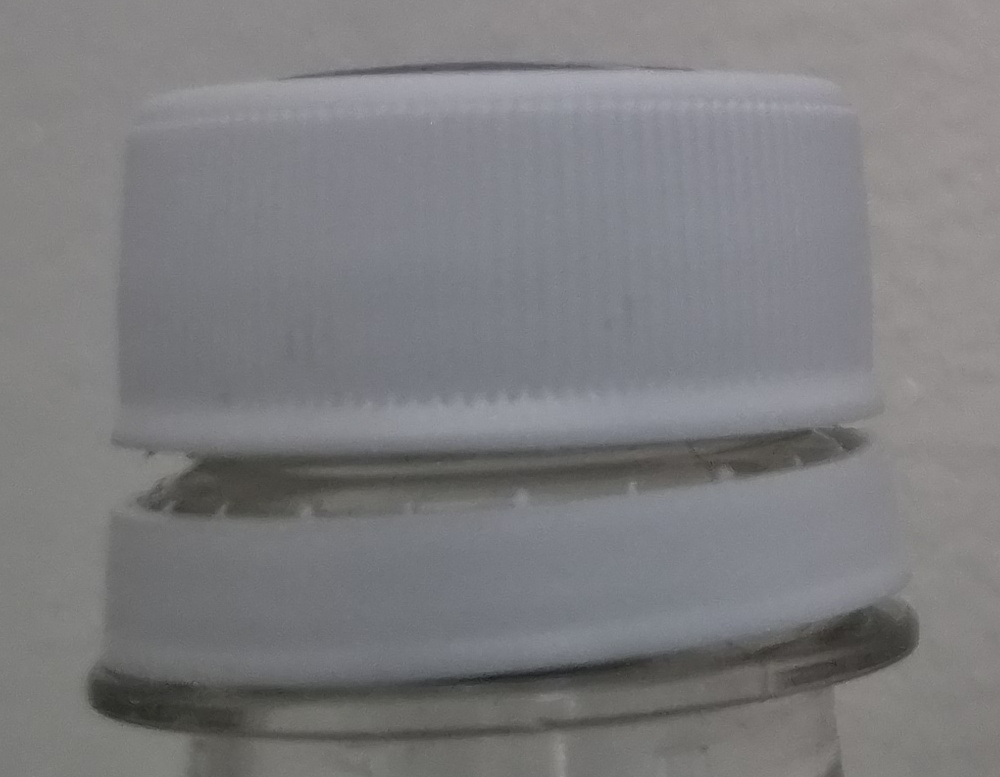
#> input picture sub9/samples/day02/challenge.jpg, 1000 x 777 px, found by its file name
$ python 12_clahe.py
#> lines starting #> are read from the running program, lines starting #| are printed output that depends on the picture
from pathlib import Path

import cv2


# --------------------------------------------------
# 사용할 이미지 경로
# --------------------------------------------------

reference_path = Path(
    "samples/day02/challenge.jpg"
)

low_contrast_path = Path(
    "samples/day02/low_contrast.jpg"
)

output_dir = Path(
    "outputs/day02/clahe"
)

output_dir.mkdir(
    parents=True,
    exist_ok=True,
)


# --------------------------------------------------
# 기준 ROI 이미지 읽기
# --------------------------------------------------

reference = cv2.imread(
    str(reference_path)
)
#> reference is the input picture: shape (777, 1000, 3); mean B, G, R 127.3, 125, 125.1

if reference is None:
    raise FileNotFoundError(
        f"기준 이미지를 읽지 못했습니다: "
        f"{reference_path}"
    )


# --------------------------------------------------
# 실습용 저대비 이미지 만들기
# --------------------------------------------------

low_contrast = cv2.convertScaleAbs(
    reference,
    alpha=0.35,
    beta=80,
)
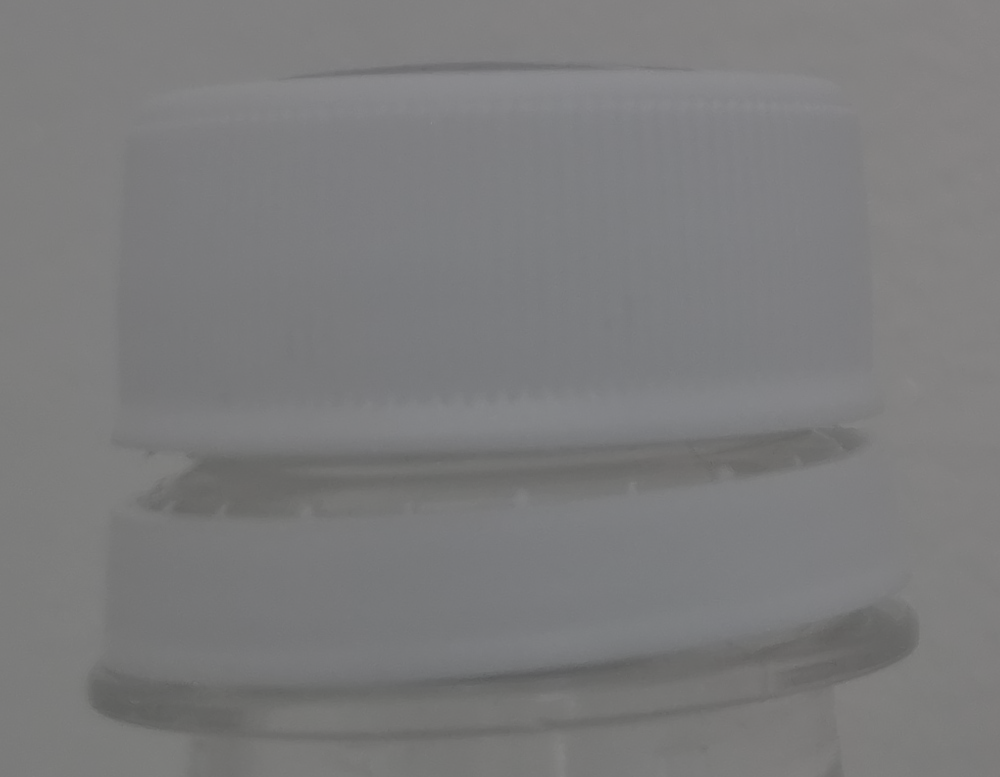
#> low_contrast: shape (777, 1000, 3); mean B, G, R 124.6, 123.8, 123.8

cv2.imwrite(
    str(low_contrast_path),
    low_contrast,
)

print(
    "문제 이미지 생성:",
    low_contrast_path,
)


# --------------------------------------------------
# Gray 변환
# --------------------------------------------------

reference_gray = cv2.cvtColor(
    reference,
    cv2.COLOR_BGR2GRAY,
)

low_contrast_gray = cv2.cvtColor(
    low_contrast,
    cv2.COLOR_BGR2GRAY,
)


# 기준 이미지와 저대비 이미지 저장
cv2.imwrite(
    str(
        output_dir
        / "reference_gray.jpg"
    ),
    reference_gray,
)

cv2.imwrite(
    str(
        output_dir
        / "low_contrast_gray.jpg"
    ),
    low_contrast_gray,
)


# --------------------------------------------------
# CLAHE 설정
# --------------------------------------------------

settings = [
    (1.0, (8, 8)),
    (2.0, (8, 8)),
    (3.0, (8, 8)),
    (4.0, (8, 8)),
]


# --------------------------------------------------
# 여러 clipLimit 비교
# --------------------------------------------------

for clip_limit, tile_size in settings:

    clahe = cv2.createCLAHE(
        clipLimit=clip_limit,
        tileGridSize=tile_size,
    )

    result = clahe.apply(
        low_contrast_gray
    )

    output_path = (
        output_dir
        / f"clahe_clip_{clip_limit}.jpg"
    )

    cv2.imwrite(
        str(output_path),
        result,
    )

    print(
        "저장:",
        output_path,
    )
#> this loop made 4 passes
#> pass 2, `result = clahe.apply( low_contrast_gray )`:
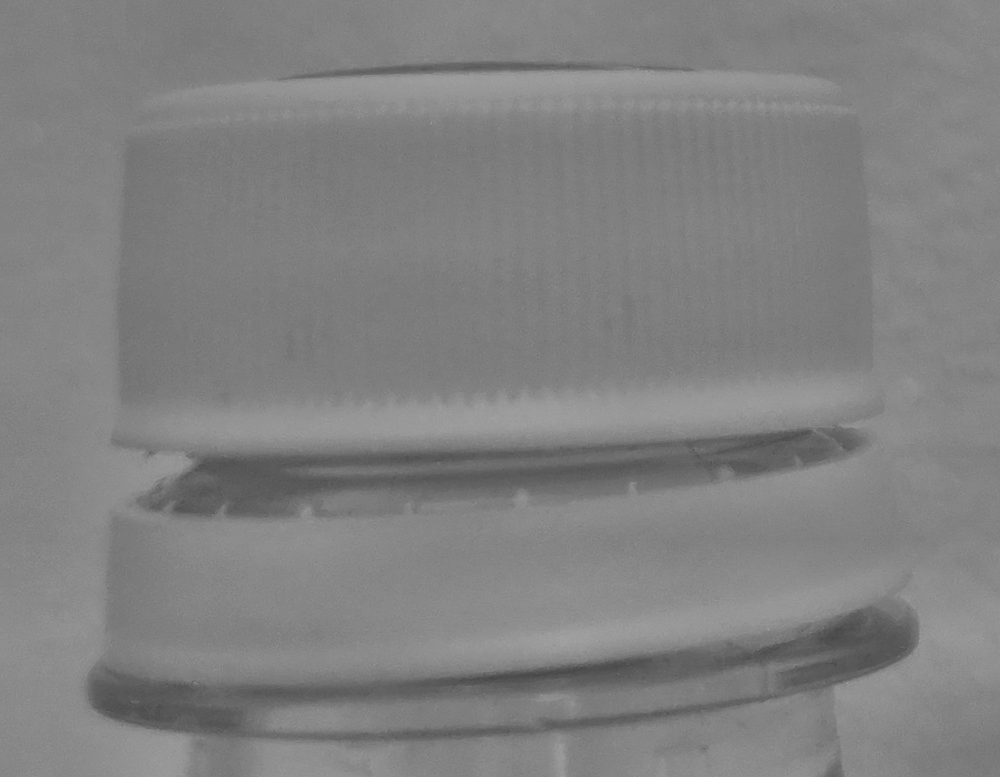
#> result: shape (777, 1000); min 72, max 162, mean 128.7
